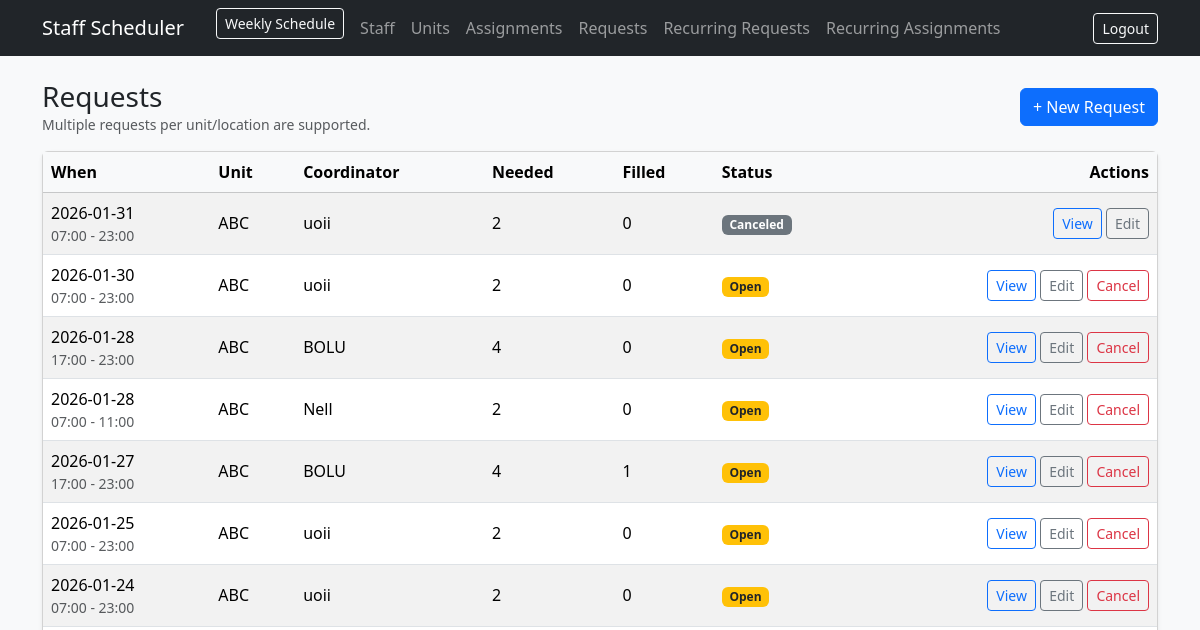
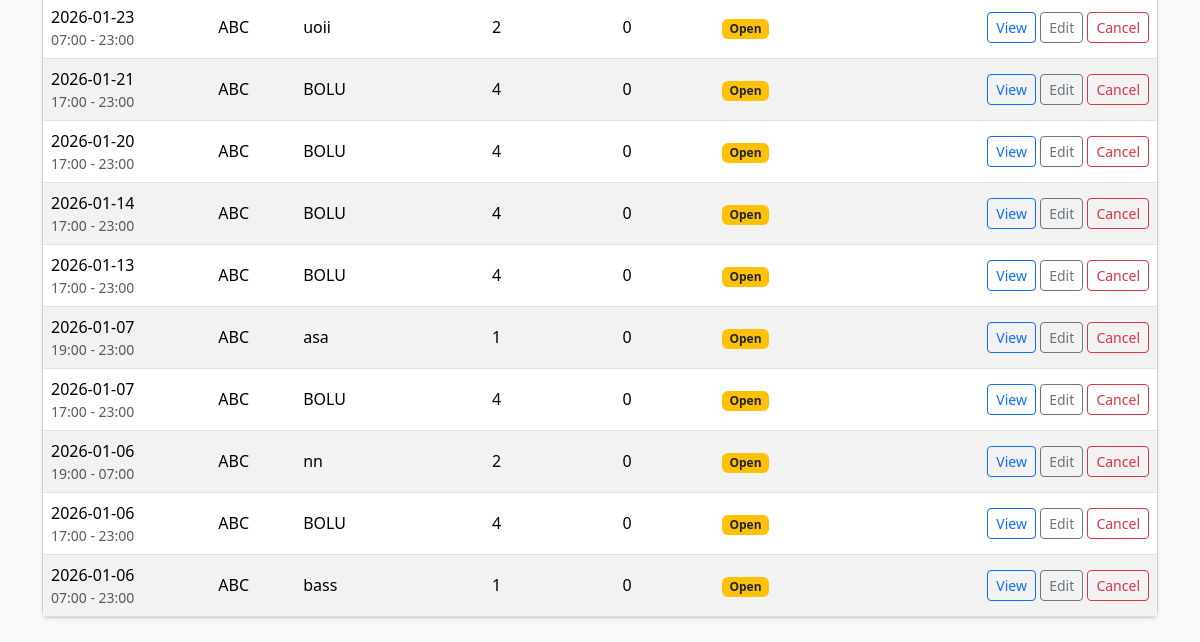
Before: /requests/ (signed in) with the older database file (2 pictures, top to bottom).
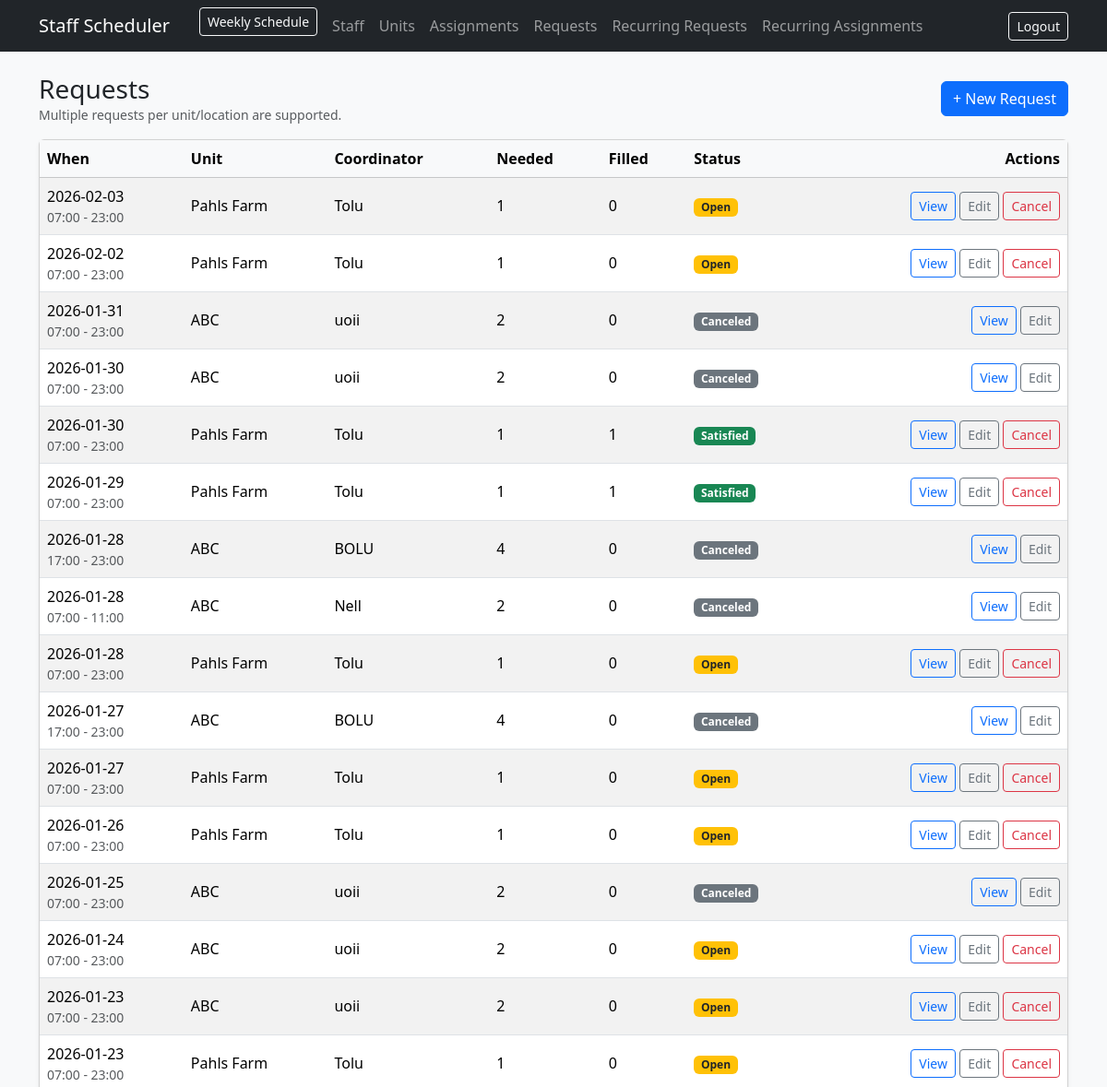
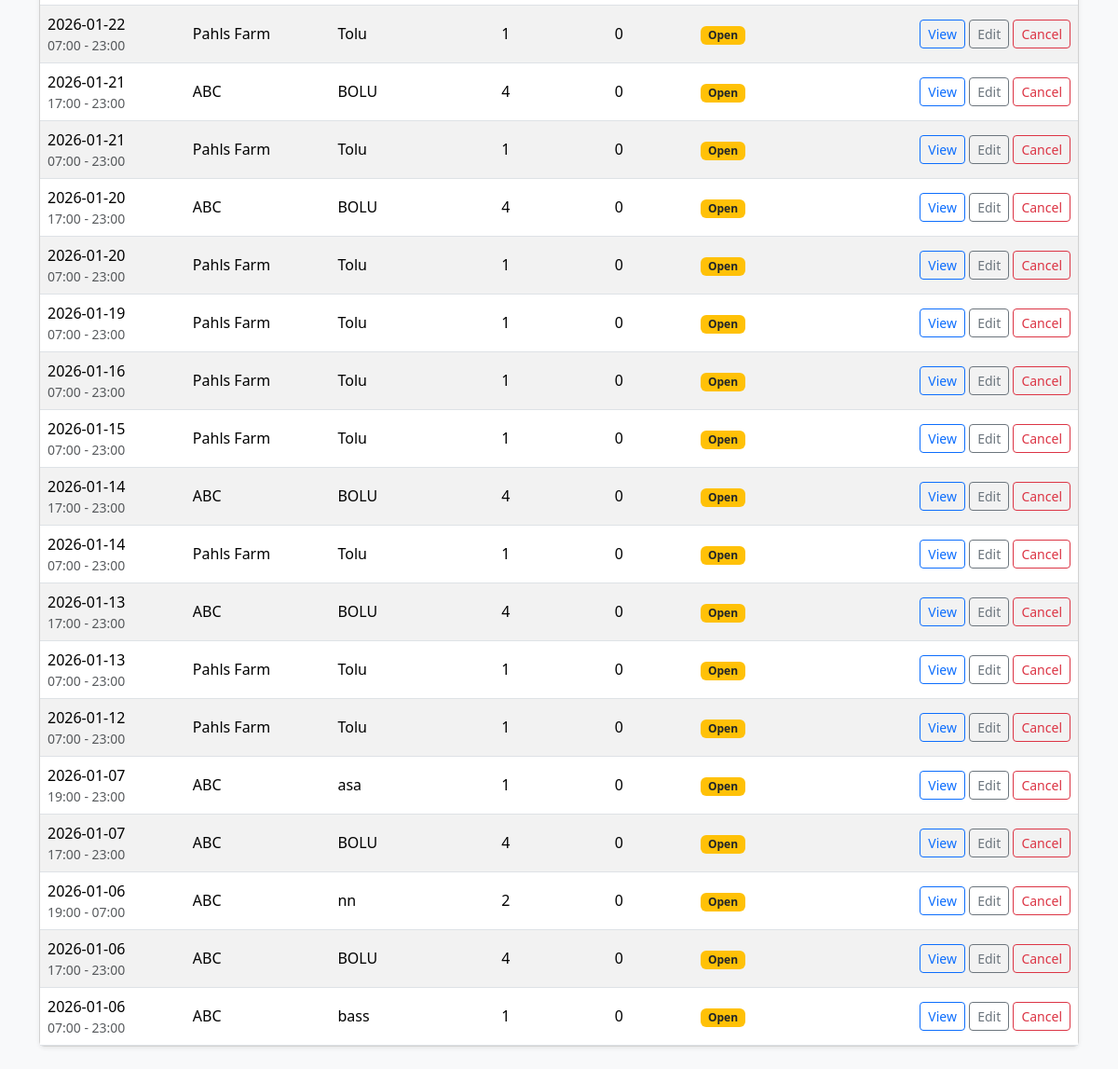
After: the same page with the newer database file (2 pictures, top to bottom).
### app/models.py (models this page shows)
class Request(db.Model):
    __tablename__ = "requests"
    id = db.Column(db.Integer, primary_key=True)
    unit_id = db.Column(db.Integer, db.ForeignKey("units.id"), nullable=False)
    unit = db.relationship("Unit", backref=db.backref("requests", lazy=True))
    coordinator_name = db.Column(db.String(140), nullable=False)
    staff_needed = db.Column(db.Integer, nullable=False)
    start_datetime = db.Column(db.DateTime, nullable=False)
    end_datetime = db.Column(db.DateTime, nullable=False)
    status = db.Column(db.String(20), nullable=False, default="Open")  # Open/Satisfied/Canceled
    created_by_admin_id = db.Column(db.Integer, db.ForeignKey("admins.id"), nullable=False)
    created_by = db.relationship("Admin", backref=db.backref("requests_created", lazy=True))
    notes = db.Column(db.Text, nullable=True)
    created_at = db.Column(db.DateTime, default=datetime.utcnow, nullable=False)
    recurring_id = db.Column(db.Integer, db.ForeignKey("recurring_requests.id"), nullable=True)
    occurrence_date = db.Column(db.Date, nullable=True)
    recurring = db.relationship("RecurringRequest", backref="occurrences")
    __table_args__ = (
    db.UniqueConstraint("recurring_id", "occurrence_date", name="uq_request_recurring_occurrence"),
)

class Unit(db.Model):
    __tablename__ = "units"
    id = db.Column(db.Integer, primary_key=True)
    unit_name = db.Column(db.String(140), nullable=False, index=True)
    address = db.Column(db.String(220), nullable=True)
    is_active = db.Column(db.Boolean, default=True, nullable=False)
    created_at = db.Column(db.DateTime, default=datetime.utcnow, nullable=False)

### app/requests/routes.py (the view)
@requests_bp.route("/", methods=["GET"])
@login_required
def list_requests():
    unit_id = request.args.get("unit_id", type=int)
    status = request.args.get("status", type=str)
    q = StaffRequest.query
    if unit_id:
        q = q.filter(StaffRequest.unit_id == unit_id)
    if status:
        q = q.filter(StaffRequest.status == status)
    reqs = q.order_by(StaffRequest.start_datetime.desc()).all()
    units = Unit.query.filter_by(is_active=True).order_by(Unit.unit_name.asc()).all()
    rows = []
    for r in reqs:
        filled = filled_count(r)
        sat = is_satisfied(r, filled)
        rows.append({"r": r, "filled": filled, "sat": sat})
    return render_template(
        "requests/list.html",
        rows=rows,                 # ✅ FIX: template loops over rows【turn18file0†list.html†L28-L63】
        units=units,
        unit_id=unit_id,
        status=status,
        status_options=STATUS_OPTIONS,
    )

### app/requests/routes.py (called while the page is built)
def filled_count(req: StaffRequest) -> int:
    return (
        Assignment.query.filter(
            Assignment.request_id == req.id,
            Assignment.status != "Canceled",
        ).count()
    )

def is_satisfied(req: StaffRequest, filled: int) -> bool:
    return filled >= (req.staff_needed or 0)

### app/templates/requests/list.html (shortened to what this page needs)
{% extends "base.html" %}
{% block content %}
<div class="d-flex align-items-center justify-content-between mb-3">
  <div>
    <h3 class="mb-0">Requests</h3>
    <div class="text-muted small">Multiple requests per unit/location are supported.</div>
  </div>
  <a class="btn btn-primary" href="/requests/new">+ New Request</a>
</div>
<div class="card shadow-sm">
  <div class="table-responsive">
    <table class="table table-striped mb-0 align-middle">
      <thead class="table-light">
        <tr>
          <th>When</th>
          <th>Unit</th>
          <th>Coordinator</th>
          <th>Needed</th>
          <th>Filled</th>
          <th>Status</th>
          <th class="text-end">Actions</th>
        </tr>
      </thead>
      <tbody>
        {% for row in rows %}
          {% set r = row.r %}
          <tr>
            <td>
              {{ r.start_datetime.strftime("%Y-%m-%d") }}
              <div class="text-muted small">{{ r.start_datetime.strftime("%H:%M") }} - {{ r.end_datetime.strftime("%H:%M") }}</div>
            </td>
            <td>{{ r.unit.unit_name }}</td>
            <td>{{ r.coordinator_name }}</td>
            <td>{{ r.staff_needed }}</td>
            <td>{{ row.filled }}</td>
            <td>
              {% if r.status == "Canceled" %}
                <span class="badge bg-secondary">Canceled</span>
              {% elif row.sat %}
                <span class="badge bg-success">Satisfied</span>
              {% else %}
                <span class="badge bg-warning text-dark">Open</span>
              {% endif %}
            </td>
            <td class="text-end">
              <a class="btn btn-sm btn-outline-primary" href="/requests/{{ r.id }}">View</a>
              <a class="btn btn-sm btn-outline-secondary" href="/requests/{{ r.id }}/edit">Edit</a>
              {% if r.status != "Canceled" %}
              <form class="d-inline" method="post" action="/requests/{{ r.id }}/cancel">
                <button class="btn btn-sm btn-outline-danger" onclick="return confirm('Cancel this request?')">Cancel</button>
              </form>
              {% endif %}
            </td>
          </tr>
        {% endfor %}
      </tbody>
    </table>
  </div>
</div>
{% endblock %}

Changed rows visible on the page:
added Request: start_datetime "2026-02-03", start_datetime "07:00", end_datetime "23:00", coordinator_name "Tolu", staff_needed "1"
added Unit: unit.unit_name "Pahls Farm" "Pahls Farm" "Pahls Farm" "Pahls Farm" "Pahls Farm" "Pahls Farm" "Pahls Farm" "Pahls Farm" "Pahls Farm" "Pahls Farm" "Pahls Farm" "Pahls Farm" "Pahls Farm" "Pahls Farm" "Pahls Farm" "Pahls Farm" "Pahls Farm"
added Request: start_datetime "2026-02-02", start_datetime "07:00", end_datetime "23:00", coordinator_name "Tolu", staff_needed "1"
changed Request (number 4 of 34 on the later page): status "Open" → "Canceled" (drawn)
added Request: start_datetime "2026-01-30", start_datetime "07:00", end_datetime "23:00", coordinator_name "Tolu", staff_needed "1"
added Request: start_datetime "2026-01-29", start_datetime "07:00", end_datetime "23:00", coordinator_name "Tolu", staff_needed "1"
changed Request (number 7 of 34 on the later page): status "Open" → "Canceled" (drawn)
changed Request "Nell": status "Open" → "Canceled" (drawn)
added Request: start_datetime "2026-01-28", start_datetime "07:00", end_datetime "23:00", coordinator_name "Tolu", staff_needed "1"
changed Request (number 10 of 34 on the later page): status "Open" → "Canceled" (drawn)
added Request: start_datetime "2026-01-27", start_datetime "07:00", end_datetime "23:00", coordinator_name "Tolu", staff_needed "1"
added Request: start_datetime "2026-01-26", start_datetime "07:00", end_datetime "23:00", coordinator_name "Tolu", staff_needed "1"
changed Request (number 13 of 34 on the later page): status "Open" → "Canceled" (drawn)
added Request: start_datetime "2026-01-23", start_datetime "07:00", end_datetime "23:00", coordinator_name "Tolu", staff_needed "1"
added Request: start_datetime "2026-01-22", start_datetime "07:00", end_datetime "23:00", coordinator_name "Tolu", staff_needed "1"
added Request: start_datetime "2026-01-21", start_datetime "07:00", end_datetime "23:00", coordinator_name "Tolu", staff_needed "1"
added Request: start_datetime "2026-01-20", start_datetime "07:00", end_datetime "23:00", coordinator_name "Tolu", staff_needed "1"
added Request: start_datetime "2026-01-19", start_datetime "07:00", end_datetime "23:00", coordinator_name "Tolu", staff_needed "1"
added Request: start_datetime "2026-01-16", start_datetime "07:00", end_datetime "23:00", coordinator_name "Tolu", staff_needed "1"
added Request: start_datetime "2026-01-15", start_datetime "07:00", end_datetime "23:00", coordinator_name "Tolu", staff_needed "1"
added Request: start_datetime "2026-01-14", start_datetime "07:00", end_datetime "23:00", coordinator_name "Tolu", staff_needed "1"
added Request: start_datetime "2026-01-13", start_datetime "07:00", end_datetime "23:00", coordinator_name "Tolu", staff_needed "1"
added Request: start_datetime "2026-01-12", start_datetime "07:00", end_datetime "23:00", coordinator_name "Tolu", staff_needed "1"
Other visible differences:
new list line: "- 0 Open View Edit Cancel"
list line gone: "Open Cancel"
new list line: "Canceled"
new list line: "- 1 Satisfied View Edit Cancel"
new list line: "2026-01-27 17:00 23:00 BOLU 4"
new list line: "- 0 Canceled View Edit"
new list line: "ABC"
list line gone: "2026-01-27 17:00 23:00 BOLU 4"
list line gone: "- 1 Open View Edit Cancel"
list line gone: "ABC"
